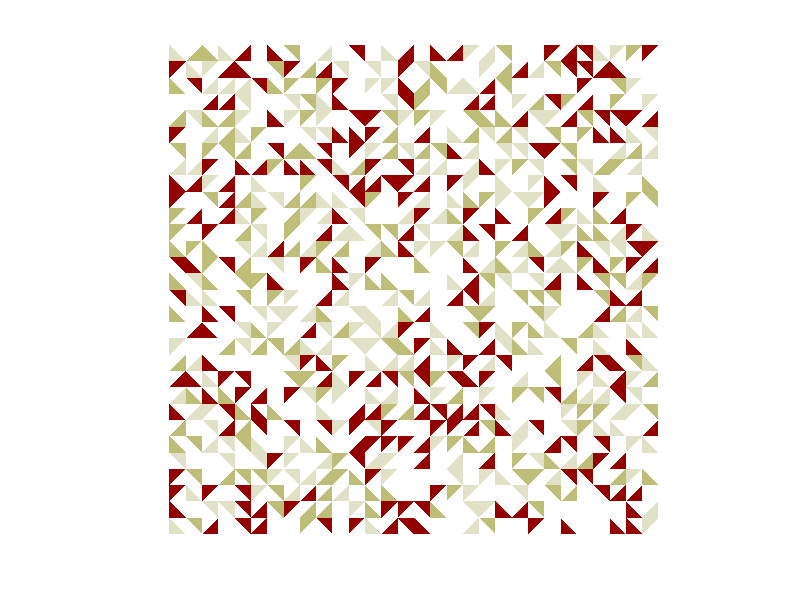

Write MATLAB code to recreate this figure.
%truchet tiling
function truchettiling2

total=30;
cmap=hsv(total*2);
colors=pink(4);
for n=1:total
    for m=1:total
        r=rand;
        if r>0.75
            [x,y]=truchet(1);
        elseif r>0.5
            [x,y]=truchet(2);
        elseif r>0.25
            [x,y]=truchet(3);
        else
            [x,y]=truchet(4);
        end
        %patch(x+n,y+m,'k','facecolor',cmap(n+m,:),'edgecolor',cmap(n+m,:));
        patch(x+n,y+m,'k','facecolor',colors(randi(4),:),'edgecolor','none');
    end
end
axis equal off

function [x,y]=truchet(choice)
switch(choice)
    
    case 1
        x=[0 1 0];
        y=[0 0 1];
    case 2
        x=[0 1 1];
        y=[0 0 1];
    case 3
        x=[0 1 0];
        y=[0 1 1];
    case 4
        x=[1 1 0];
        y=[0 1 1];
end
